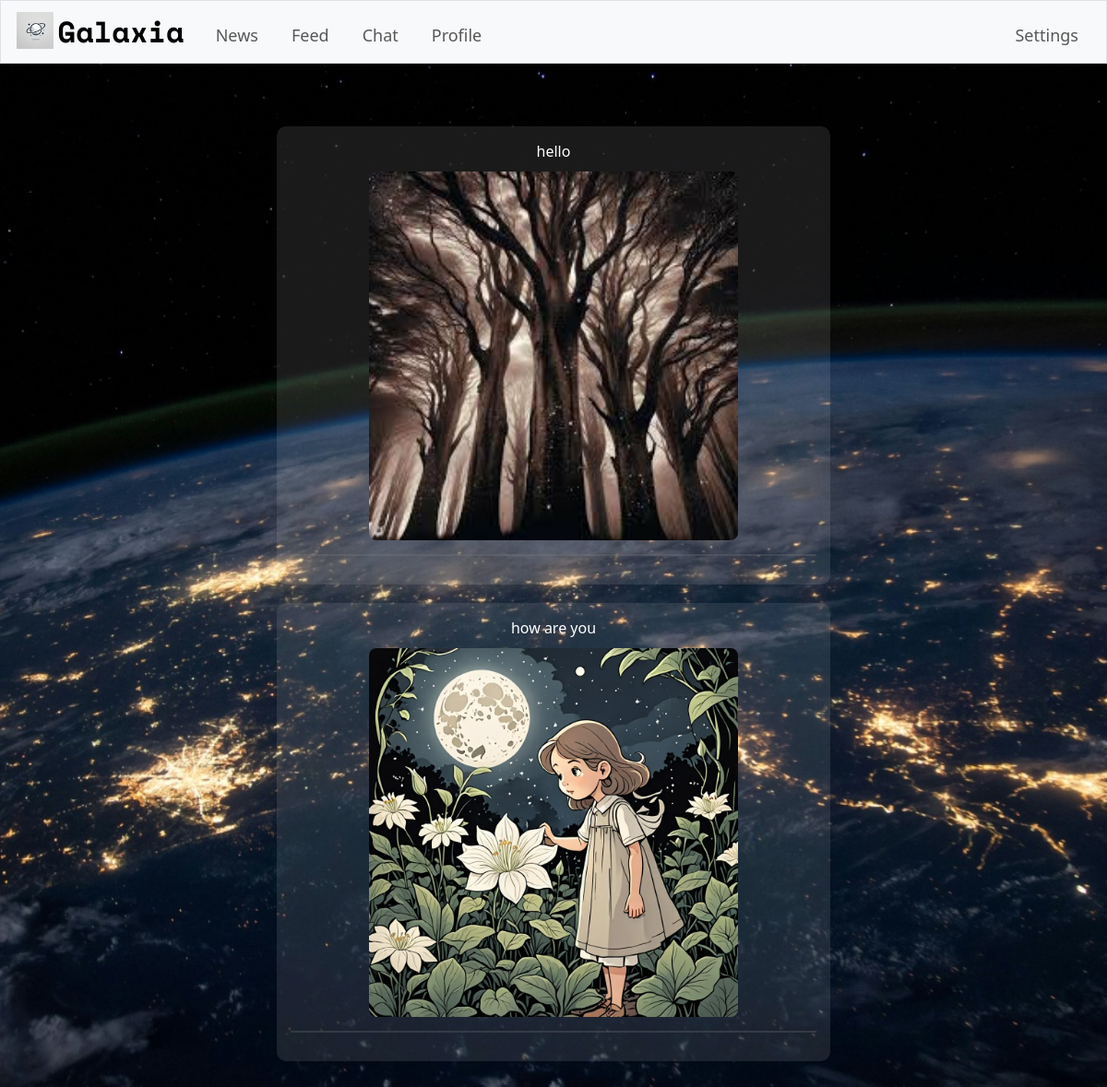
Screenshot of /feed (signed in) with the database file from the repository.
### tables this page shows
CREATE TABLE uploads (
              id INTEGER PRIMARY KEY AUTOINCREMENT,
              text TEXT,
              photo_path TEXT,
              video_path TEXT);

### app.py (the view)
@app.route("/feed", methods=["GET", "POST"])
@login_required
def feed():
    if request.method == "POST":
        text = request.form.get("text")  # Get text input
        photo = request.files.get("photo")
        if not photo:
            return apology("image must be provided", 400)
        photo_path = os.path.join(app.config['UPLOAD_FOLDER'], photo.filename)
        photo.save(photo_path)
        photo_path = f"static/uploads/{photo.filename}"  # Store relative path in DB
        video = request.files.get("video")
        video_path = None
        if video and video.filename:
            video_path = os.path.join(app.config['UPLOAD_FOLDER'], video.filename)
            video.save(video_path)  # Save video to uploads folder
        db.execute("INSERT INTO uploads (text, photo_path, video_path) VALUES (?, ?, ?)",
                   text, photo_path, video_path)
        return redirect("/feed")
    else:
        uploads = db.execute("SELECT * FROM uploads")
        return render_template("feed.html", uploads=uploads)

### app.py (called while the page is built)
@app.after_request
def after_request(response):
    response.headers["Cache-Control"] = "no-cache, no-store, must-revalidate"
    response.headers["Expires"] = 0
    response.headers["Pragma"] = "no-cache"
    return response

### helpers.py (called while the page is built)
def login_required(f):
    @wraps(f)
    def decorated_function(*args, **kwargs):
        if session.get("user_id") is None:
            return redirect("/login")
        return f(*args, **kwargs)
    return decorated_function

### templates/feed.html (shortened to what this page needs)
{% extends "layout.html" %}
{% block main %}
    <div class="feed-container">
        <ul class="feed-list">
            {% for upload in uploads %}
                <li class="feed-item">
                    <p class="feed-text">{{ upload['text'] }}</p>
                    {% if upload["photo_path"] %}
                        <img class="feed-image" src="{{ upload['photo_path'] }}" alt="Uploaded Image">
                    {% endif %}
                    <hr class="feed-divider">
                </li>
            {% endfor %}
        </ul>
    </div>
{% endblock %}

### static/styles.css (style rules this page uses)
body { background-image: url('bg.jpg'); background-position: center; background-attachment: fixed; background-size: cover; background-color: #0c0c0c; }
.feed-container { display: flex; justify-content: center; align-items: center; flex-direction: column; margin-top: 20px; }
.feed-list { list-style-type: none; padding: 0; width: 80%; max-width: 600px; }
.feed-item { background-color: rgba(255, 255, 255, 0.1); padding: 15px; border-radius: 10px; margin-bottom: 20px; text-align: center; }
.feed-text { color: white; font-size: 16px; margin-bottom: 10px; }
.feed-image { width: 100%; max-width: 400px; border-radius: 8px; display: block; margin: 10px auto; }
.feed-divider { width: 100%; border: 1px solid gray; margin-top: 15px; }

### rows the page displays
uploads: text "hello", photo_path (picture)
uploads: text "how are you", photo_path (picture)
